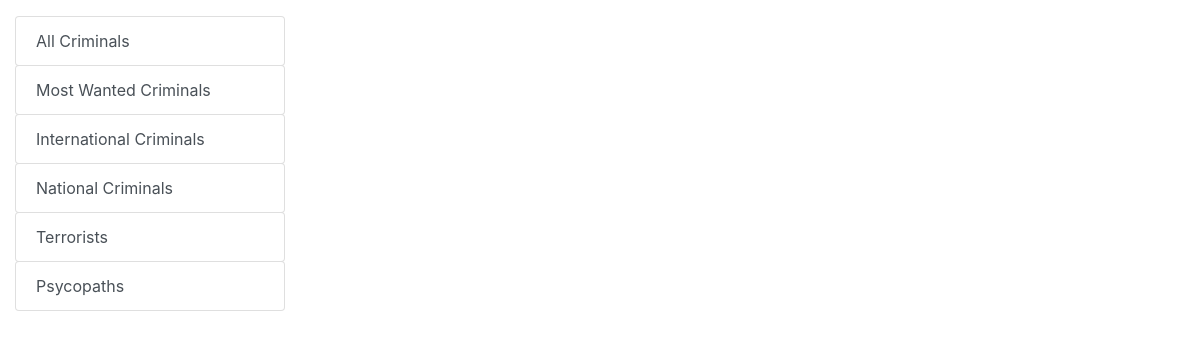
The page /criminal/ on the database as committed earlier.
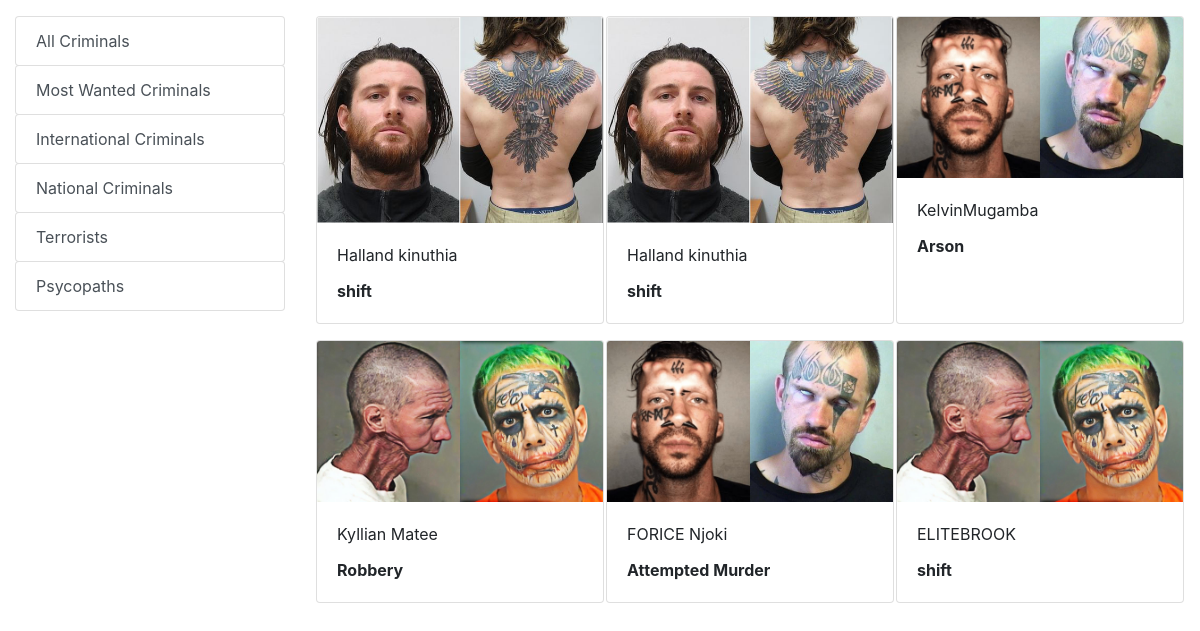
The same page on the database as committed later.
### PoliceApplication/models.py (models this page shows, shortened)
class criminal(models.Model):
    name = models.CharField(max_length=60)
    crime= models.CharField(max_length=25)
    description= models.CharField(max_length=250, default='', blank=True, null= True)
    image= models.ImageField(upload_to='uploads/criminal/')

### PoliceApplication/views.py (the view)
# urls.py: path('criminal/',views.wanted,name='criminal'),
def wanted(request):
        criminals=criminal.objects.all()
        data = {}
        data['criminals'] = criminals
        return render(request,'PoliceApplication/criminal.html',data)

### PoliceApplication/templates/PoliceApplication/criminal.html (shortened to what this page needs)
{% load static %}
<!DOCTYPE html>
<html lang="en">
<head>
    <link rel="stylesheet" href="https://maxcdn.bootstrapcdn.com/bootstrap/4.0.0/css/bootstrap.min.css"
>
</head>
<body>
    <div class="container-fluid mt-3">
        <div class="row">
            <div class="col-lg-3 mx-auto">
                <div class="list-group">
                    <a href="{% url 'criminal' %}" class="list-group-item list-group-item-action btn btn-outline-success">All Criminals</a>
                    <a href="{% url 'criminal' %}"
                        class="list-group-item list-group-item-action btn btn-outline-success ">Most Wanted Criminals</a>
                        <a href="{% url 'criminal' %}"
                        class="list-group-item list-group-item-action btn btn-outline-success ">International Criminals</a>
                    <a href="{% url 'criminal' %}"
                    class="list-group-item list-group-item-action btn btn-outline-success ">National Criminals</a>
                    <a href="{% url 'criminal' %}"
                        class="list-group-item list-group-item-action btn btn-outline-success ">Terrorists</a>
                    <a href="{% url 'criminal' %}"
                    class="list-group-item list-group-item-action btn btn-outline-success ">Psycopaths</a>
                </div>
            </div>
<div id='products' class="col-lg-9 mx-auto">
    <div class="row mx-auto" >
{% for p in criminals %}
        <div class="card mx-auto mb-3" style="width: 18rem;">
            <img class="card-img-top" src="{{p.image.url}}" alt="Card image cap">
            <div class="card-body">
                <p class="card-title">{{p.name}}</p>
                <p class="card-text"><b>{{p.crime}}</b></p>
            </div>
            </div>
            {% endfor %}
            </div>
            </div>
</body>
</html>

Rows that differ between the two databases and show on the page:
added criminal: image (picture), name "Halland kinuthia", crime "shift"
added criminal: image (picture), name "Halland kinuthia", crime "shift"
added criminal: image (picture), name "KelvinMugamba", crime "Arson"
added criminal: image (picture), name "Kyllian Matee", crime "Robbery"
added criminal: image (picture), name "FORICE Njoki", crime "Attempted Murder"
added criminal: image (picture), name "ELITEBROOK", crime "shift"
